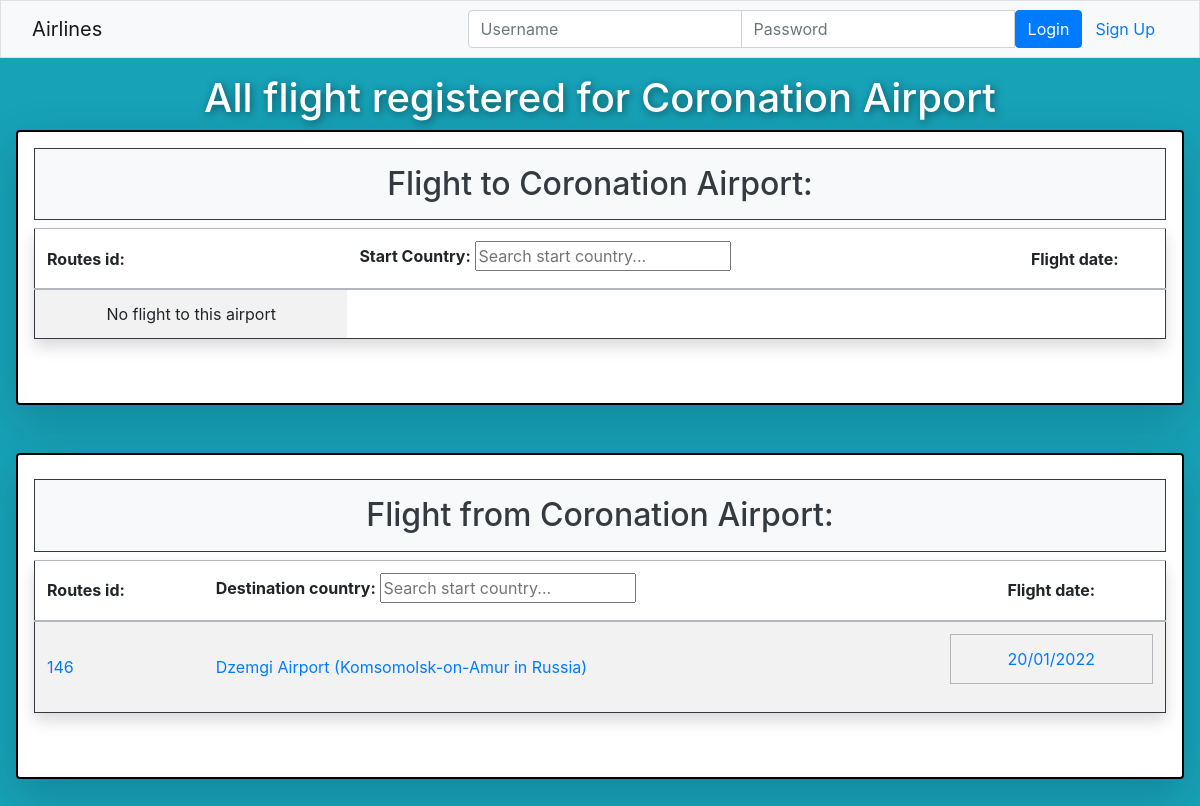
Page /airline/airport/38 on the earlier database version.
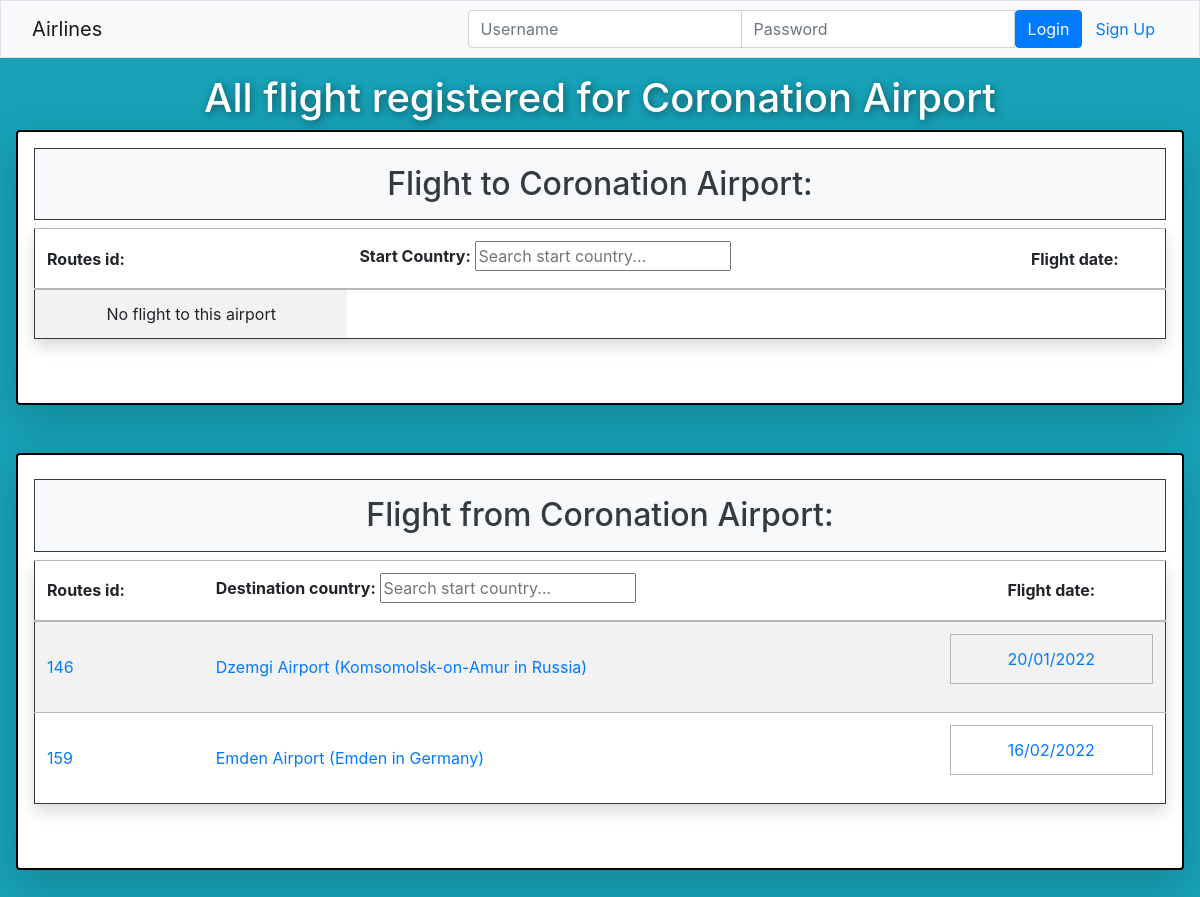
Same page on the later database version.
### airline/models.py (models this page shows, shortened)
class Route(models.Model):
    start = models.ForeignKey(
        Airport, on_delete=models.CASCADE, related_name="departure_routes"
    )
    destination = models.ForeignKey(
        Airport, on_delete=models.CASCADE, related_name="arrival_routes"
    )
    flights = models.ManyToManyField(Flight, related_name="routes")
    def __str__(self):
        return f"{self.id}"

class Flight(models.Model):
    start = models.ForeignKey(
        Airport, on_delete=models.CASCADE, related_name="departure_flights"
    )
    destination = models.ForeignKey(
        Airport, on_delete=models.CASCADE, related_name="arrival_flights"
    )
    date = models.DateTimeField()
    passengers = models.ManyToManyField(
        "Passager", related_name="flight_passager", blank=True
    )

class Airport(models.Model):
    airport_id = models.IntegerField(primary_key=True)
    name = models.CharField(max_length=100)
    city = models.CharField(max_length=100)
    country = models.CharField(max_length=100)
    latitude = models.FloatField()
    longitude = models.FloatField()
    departures = models.ManyToManyField(
        "Flight", related_name="departure_airports", blank=True
    )
    arrivals = models.ManyToManyField(
        "Flight", related_name="arrival_airports", blank=True
    )
    def __str__(self):
        return f"{self.name}"

### airline/views.py (the view)
# urls.py: path("airport/<int:airport_id>", views.airport, name="airport"),
def airport(request, airport_id):
    airport = get_object_or_404(Airport, pk=airport_id)
    map = map_creator.create_map(airport)
    context = {
        "airport": airport,
        "map": map._repr_html_(),
        "countries": Airport.objects.values_list("country", flat=True).distinct(),
    }
    return render(request, template_name="airline/airport.html", context=context)

### airline/map_creator.py (called while the page is built, shortened)
def create_map(airport_start, airport_dest=None):
    map = folium.Map(
        location=[airport_start.latitude, airport_start.longitude],
        zoom_start=10,
        height=250,
    )
    folium.Marker(
        location=[airport_start.latitude, airport_start.longitude],
        popup=airport_start.name,
        icon=folium.Icon(color="green"),
    ).add_to(map)
    return map

### airline/templates/airline/airport.html (shortened to what the changed rows need)
{% extends "airline/index.html" %}
{% block content %}
<div class="p-3 bg-info text-white text-center airport-main">
    <h1 class="text-shadow airport-title">
        All flight registered for {{airport}}
    </h1>
    <div class="shadow-lg p-3 mb-5 bg-white rounded airport-border">
        <table id="route_table1" class="table table-striped table-secondary border border-dark shadow p-3 mb-5 bg-white rounded airport-container-title" >
            <thead>
                <h2 class="p-3 mt-0 bg-light text-dark text-center border border-dark">Flight to {{airport}}:</h2>
                <tr class="text-left">
                    <th>Routes id: </th>
                    <th><label for="start2">Start Country: </label>
                        {% if countries|length > 5 %}
                            <input type="text" id="start2" placeholder="Search start country...">
                        {% endif %}
                    </th>
                    <th class="text-center">Flight date: </th>
                </tr>
            </thead>
        </table>
    </div>
    <div class="shadow-lg p-3 mb-5 bg-white rounded airport-border">
        <table id ="route-table2" class="table table-striped table-secondary border border-dark shadow p-3 mb-5 bg-white rounded">
            <thead>
                <h2 class="p-3 mt-2 bg-light text-dark border border-dark ">Flight from {{airport}}:</h2>
                <tr class="text-left">
                    <th>Routes id: </th>
                    <th><label for="destination1">Destination country: </label>
                        {% if countries|length > 5 %}
                            <input type="text" id="destination1" placeholder="Search start country...">
                        {% endif %}
                    </th>
                    <th class="text-center">Flight date: </th>
                </tr>
            </thead>
            <tbody id="route-table-body1">
                {% if airport.departure_routes.all %}
                    {% for route in airport.departure_routes.all|dictsort:"id" %}
                    <tr class="text-left" data-start1="{{route.start.country}}" data-destination1="{{route.destination.country}}" data-date1="#">
                        <td><a href="/airline/routes/{{route}}">{{ route }}</a></td>
                        <td>
                            {% with destination=route.flights.first %}
                            <a href="{{destination.destination.airport_id}}">{{ destination.destination}} ({{destination.destination.city}} in {{destination.destination.country}})</a>
                            {% endwith %}
                        </td>
                        <td>
                            <table id="flight_date1" class="table table-bordered align-middle">
                                <tr>
                                    {% for flight in route.flights.all|dictsort:"date" %}
                                        {% if forloop.counter <= 5 %}
                                            {% if forloop.counter0|divisibleby:3 %}</tr><tr>{% endif %}
                                            <td class="align-middle text-center"><a href=/airline/flight/{{flight.id}}>{{ flight.date|date:"d/m/Y" }}</a></td>
                                        {% elif forloop.counter == 6 %}
                                            <td colspan="3" class="align-middle text-center"><a href=/airline/routes/{{route.id}}>and {{ route.flights.all|length|add:-5 }} more...</a></td>
                                        {% endif %}
                                    {% endfor %}
                                </tr>
                            </table>
                        </td>
                    </tr>
                    {% endfor %}
                {% else %}
                    <tr><td>No flight from this airport</td></tr>
                {% endif %}
            </tbody>
        </table>
    </div>
</div>
{% endblock %}

Differences in the rows shown:
added Route: id "159", flights.first.destination "Emden Airport", flights.first.destination.city "Emden", flights.first.destination.country "Germany"
added Flight: date "16/02/2022", shown under "159"
